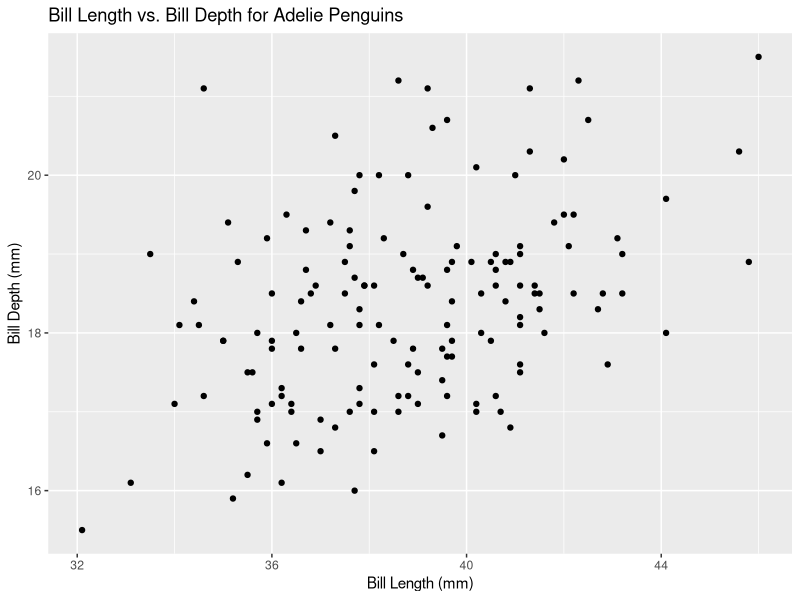

Write R code to recreate this figure.
install.packages("palmerpenguins")
library("palmerpenguins")
library(tidyverse)
data.frame("palmerpenguins")
df <- data("penguins")
df <- penguins
df <- df %>% 
  filter(species == "Adelie")
ggplot(
  data = df,
  mapping = aes(
    x = bill_length_mm,
    y = bill_depth_mm
  
  )
) + 
  geom_point() +
  labs(
    title = "Bill Length vs. Bill Depth for Adelie Penguins",
    x = "Bill Length (mm)",
    y = "Bill Depth (mm)"
  )
